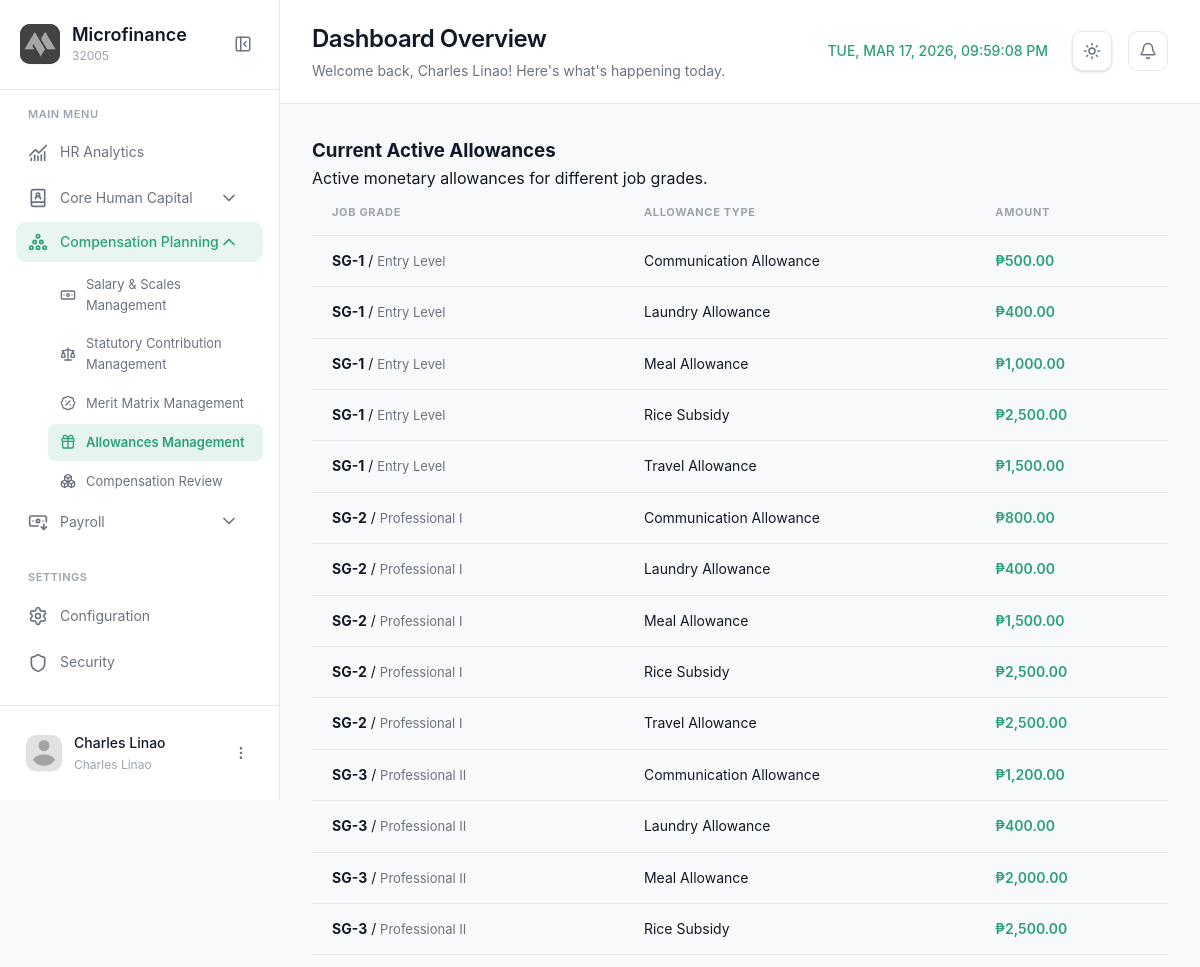
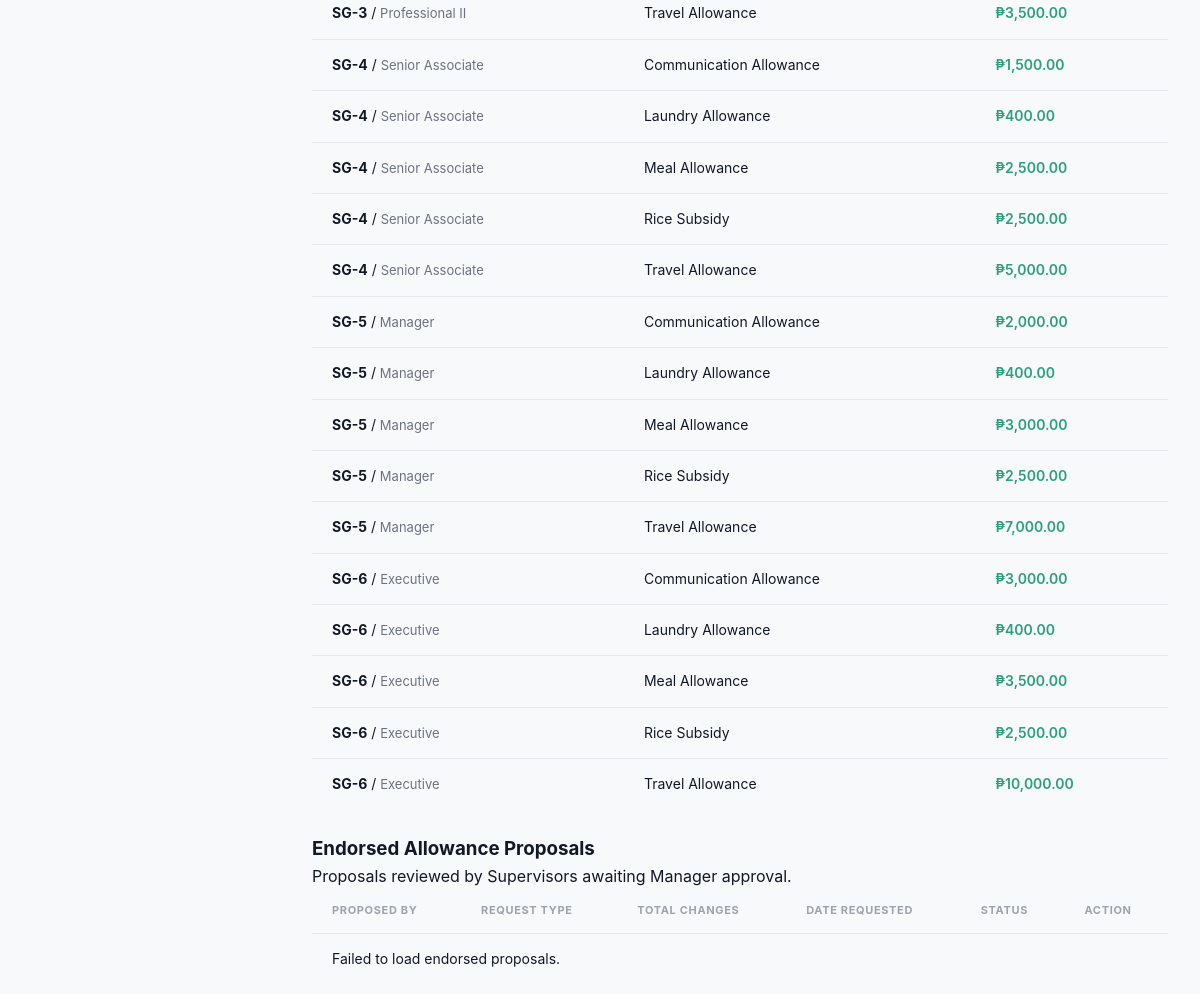
Screenshot of /modules/manager/allowancemgt.php (signed in) with the database file from the repository (2 pictures, top to bottom).
### tables this page shows
CREATE TABLE `grade_allowances` (
  `GradeAllowanceID` int(11) NOT NULL,
  `period_id` int(11) DEFAULT NULL,
  `SalaryGradeID` int(11) NOT NULL,
  `AllowanceTypeID` int(11) NOT NULL,
  `Amount` decimal(12,2) NOT NULL DEFAULT 0.00,
  `CreatedAt` timestamp NOT NULL DEFAULT current_timestamp(),
  `UpdatedAt` timestamp NOT NULL DEFAULT current_timestamp() ON UPDATE current_timestamp()
);

CREATE TABLE `salary_grades` (
  `SalaryGradeID` int(11) NOT NULL,
  `period_id` int(11) DEFAULT NULL,
  `GradeLevel` varchar(10) NOT NULL,
  `GradeName` varchar(100) DEFAULT NULL,
  `MinSalary` decimal(15,2) NOT NULL,
  `MaxSalary` decimal(15,2) NOT NULL,
  `MidSalary` decimal(15,2) GENERATED ALWAYS AS ((`MinSalary` + `MaxSalary`) / 2) STORED,
  `Currency` varchar(10) DEFAULT 'PHP',
  `IsActive` tinyint(1) DEFAULT 1,
  `CreatedAt` timestamp NOT NULL DEFAULT current_timestamp(),
  `UpdatedAt` timestamp NULL DEFAULT NULL ON UPDATE current_timestamp(),
  `Description` varchar(255) DEFAULT NULL
);

CREATE TABLE `allowance_types` (
  `AllowanceTypeID` int(11) NOT NULL,
  `AllowanceName` varchar(100) NOT NULL,
  `IsTaxable` tinyint(1) DEFAULT 0,
  `Frequency` enum('Monthly','Annual','Daily') DEFAULT 'Monthly',
  `CreatedAt` timestamp NOT NULL DEFAULT current_timestamp(),
  `UpdatedAt` timestamp NOT NULL DEFAULT current_timestamp() ON UPDATE current_timestamp()
);

### modules/manager/allowancemgt.php (the view, shortened to what this page needs)
<?php
require_once '../../config/config.php';
$sql = "SELECT ga.GradeAllowanceID as AllowanceID, sg.GradeLevel, sg.GradeName, at.AllowanceName, ga.Amount
        FROM grade_allowances ga
        JOIN salary_grades sg ON ga.SalaryGradeID = sg.SalaryGradeID
        JOIN allowance_types at ON ga.AllowanceTypeID = at.AllowanceTypeID
        ORDER BY sg.GradeLevel ASC, at.AllowanceName ASC";
$result = $conn->query($sql);
$active_allowances = [];
if ($result) {
    while ($row = $result->fetch_assoc()) {
        $active_allowances[] = $row;
    }
}
$page = 'allowancemgt';
$module = 'planning';
?>
<!DOCTYPE html>
<html lang="en">
<head>
  <link rel="stylesheet" href="../../css/allowancemgt.css?v=1.2">
  <link rel="stylesheet" href="../../css/notifications.css?v=1.1">
</head>
<body>
  <aside class="sidebar" id="sidebar">
    <div class="sidebar-header">
      <div class="logo-container">
        <div class="logo-wrapper">
          <img src="../../img/logo.png" alt="Logo" class="logo">
        </div>
        <div class="logo-text">
          <h2 class="app-name">Microfinance</h2>
          <span class="app-tagline">32005</span>
        </div>
      </div>
      <button class="sidebar-toggle" id="sidebarToggle">
        <i data-lucide="panel-left-close"></i>
      </button>
    </div>
    <nav class="sidebar-nav">
      <div class="nav-section">
        <span class="nav-section-title">MAIN MENU</span>
        <a href="dashboard.php" class="nav-item <?php echo ($page === 'dashboard') ? 'active' : ''; ?>">
          <i data-lucide="chart-no-axes-combined"></i>
          <span>HR Analytics</span>
        </a>
        <div class="nav-item-group <?php echo ($module === 'banking') ? 'active' : ''; ?>">
          <button class="nav-item has-submenu <?php echo ($module === 'banking') ? 'active' : ''; ?>" data-module="banking">
            <div class="nav-item-content">
              <i data-lucide="book-user"></i>
              <span>Core Human Capital</span>
            </div>
            <i data-lucide="chevron-down" class="submenu-icon"></i>
          </button>
        </div>
                <div class="nav-item-group <?php echo ($module === 'planning') ? 'active' : ''; ?>">
          <button class="nav-item has-submenu <?php echo ($module === 'planning') ? 'active' : ''; ?>" data-module="planning">
            <div class="nav-item-content">
              <i data-lucide="circle-pile"></i>
              <span>Compensation Planning</span>
            </div>
            <i data-lucide="chevron-down" class="submenu-icon"></i>
          </button>
           <div class="submenu <?php echo ($module === 'planning') ? 'active' : ''; ?>" id="submenu-planning">
             <a href="salarymgt.php" class="submenu-item <?php echo ($page === 'salarymgt') ? 'active' : ''; ?>">
              <i data-lucide="banknote"></i>
              <span>Salary & Scales Management</span>
            </a>
             <a href="statutorymgt.php" class="submenu-item <?php echo ($page === 'statutorymgt') ? 'active' : ''; ?>">
              <i data-lucide="scale"></i>
              <span>Statutory Contribution Management</span>
            </a>
            <a href="meritmatrixmgt.php" class="submenu-item <?php echo ($page === 'meritmatrixmgt') ? 'active' : ''; ?>">
              <i data-lucide="badge-percent"></i>
              <span>Merit Matrix Management</span>
            </a>
             <a href="allowancemgt.php" class="submenu-item <?php echo ($page === 'allowancemgt') ? 'active' : ''; ?>">
              <i data-lucide="gift"></i>
              <span>Allowances Management</span>
            </a>
             <a href="compensationrev.php" class="submenu-item <?php echo ($page === 'compensationrev') ? 'active' : ''; ?>">
              <i data-lucide="boxes"></i>
              <span>Compensation Review</span>
            </a>
          </div>
        </div>
                <div class="nav-item-group <?php echo ($module === 'payroll') ? 'active' : ''; ?>">
          <button class="nav-item has-submenu <?php echo ($module === 'payroll') ? 'active' : ''; ?>" data-module="payroll">
            <div class="nav-item-content">
              <i data-lucide="banknote-arrow-down"></i>
              <span>Payroll</span>
            </div>
            <i data-lucide="chevron-down" class="submenu-icon"></i>
          </button>
        </div>
      </div>
      <div class="nav-section">
        <span class="nav-section-title">SETTINGS</span>
        <a href="#" class="nav-item">
          <i data-lucide="settings"></i>
          <span>Configuration</span>
        </a>
        <a href="#" class="nav-item">
          <i data-lucide="shield"></i>
          <span>Security</span>
        </a>
      </div>
    </nav>
    <div class="sidebar-footer">
      <div class="user-profile">
        <div class="user-avatar">
          <img src="../../img/profile.png" alt="User">
        </div>
        <div class="user-info">
          <span class="user-name"><?php echo htmlspecialchars($_SESSION['username'] ?? 'Manager'); ?></span>
          <span class="user-role"><?php echo htmlspecialchars($_SESSION['user_role'] ?? 'HR Manager'); ?></span>
        </div>
        <button class="user-menu-btn" id="userMenuBtn">
          <i data-lucide="more-vertical"></i>
        </button>
      </div>
    </div>
  </aside>
  <main class="main-content">
    <header class="page-header">
      <div class="header-left">
        <div class="header-title">
          <h1>Dashboard Overview</h1>
          <p>Welcome back, <?php echo htmlspecialchars($_SESSION['username'] ?? 'User'); ?>! Here's what's happening today.</p>
        </div>
      </div>
      <div class="header-right">
                        <div class="header-clock">
          <span id="realTimeClock"></span>
        </div>
        <button class="theme-toggle" id="themeToggle" aria-label="Toggle theme">
          <i data-lucide="sun" class="sun-icon"></i>
        </button>
        <div class="header-notifications" style="position: relative;">
          <button class="icon-btn" id="notifBtn">
            <i data-lucide="bell"></i>
          </button>
        </div>
      </div>
    </header>
    <div class="content-wrapper">
        <div class="content-card">
            <div class="card-header">
                <div class="card-header-left">
                    <h3 class="card-title">Current Active Allowances</h3>
                    <p class="card-subtitle">Active monetary allowances for different job grades.</p>
                </div>
            </div>
            <div class="card-body">
                <div class="data-table">
                    <table id="currentAllowanceTable">
                        <thead>
                            <tr>
                                <th>Job Grade</th>
                                <th>Allowance Type</th>
                                <th>Amount</th>
                            </tr>
                        </thead>
                        <tbody>
                            <?php foreach ($active_allowances as $setting): ?>
                            <tr data-id="<?php echo $setting['AllowanceID']; ?>">
                                <td><strong><?php echo htmlspecialchars($setting['GradeLevel']); ?></strong> / <span style="font-size:13px; color:var(--text-secondary);"><?php echo htmlspecialchars($setting['GradeName']); ?></span></td>
                                <td><?php echo htmlspecialchars($setting['AllowanceName']); ?></td>
                                <td style="color:var(--brand-green); font-weight:600;">&#8369;<?php echo number_format($setting['Amount'], 2); ?></td>
                            </tr>
                            <?php endforeach; ?>
                        </tbody>
                    </table>
                </div>
            </div>
        </div>
        <div class="content-card" style="margin-top: 24px;">
            <div class="card-header">
                <div class="card-header-left">
                    <h3 class="card-title">Endorsed Allowance Proposals</h3>
                    <p class="card-subtitle">Proposals reviewed by Supervisors awaiting Manager approval.</p>
                </div>
            </div>
            <div class="card-body">
                <div class="data-table">
                    <table id="endorsedProposalsTable">
                        <thead>
                            <tr>
                                <th>Proposed By</th>
                                <th>Request Type</th>
                                <th>Total Changes</th>
                                <th>Date Requested</th>
                                <th>Status</th>
                                <th>Action</th>
                            </tr>
                        </thead>
                        <tbody id="endorsedProposalsBody">
                        </tbody>
                    </table>
                </div>
            </div>
        </div>
    </div>
  </main>
</body>
</html>

### css/notifications.css (style rules this page uses)
.icon-btn { position: relative; width: 40px; height: 40px; border-radius: 10px; background: var(--surface); border: 1px solid var(--border-color); cursor: pointer; display: flex; align-items: center; justify-content: center; color: var(--text-secondary); transition: var(--transition); flex-shrink: 0; }

### rows the page displays
grade_allowances: SalaryGradeID.GradeLevel "SG-1", SalaryGradeID.GradeName "Entry Level", AllowanceTypeID.AllowanceName "Communication Allowance", Amount "500.00"
grade_allowances: SalaryGradeID.GradeLevel "SG-1", SalaryGradeID.GradeName "Entry Level", AllowanceTypeID.AllowanceName "Laundry Allowance", Amount "400.00"
grade_allowances: SalaryGradeID.GradeLevel "SG-1", SalaryGradeID.GradeName "Entry Level", AllowanceTypeID.AllowanceName "Meal Allowance", Amount "1,000.00"
grade_allowances: SalaryGradeID.GradeLevel "SG-1", SalaryGradeID.GradeName "Entry Level", AllowanceTypeID.AllowanceName "Rice Subsidy", Amount "2,500.00"
grade_allowances: SalaryGradeID.GradeLevel "SG-1", SalaryGradeID.GradeName "Entry Level", AllowanceTypeID.AllowanceName "Travel Allowance", Amount "1,500.00"
grade_allowances: SalaryGradeID.GradeLevel "SG-2", SalaryGradeID.GradeName "Professional I", AllowanceTypeID.AllowanceName "Communication Allowance", Amount "800.00"
grade_allowances: SalaryGradeID.GradeLevel "SG-2", SalaryGradeID.GradeName "Professional I", AllowanceTypeID.AllowanceName "Laundry Allowance", Amount "400.00"
grade_allowances: SalaryGradeID.GradeLevel "SG-2", SalaryGradeID.GradeName "Professional I", AllowanceTypeID.AllowanceName "Meal Allowance", Amount "1,500.00"
grade_allowances: SalaryGradeID.GradeLevel "SG-2", SalaryGradeID.GradeName "Professional I", AllowanceTypeID.AllowanceName "Rice Subsidy", Amount "2,500.00"
grade_allowances: SalaryGradeID.GradeLevel "SG-2", SalaryGradeID.GradeName "Professional I", AllowanceTypeID.AllowanceName "Travel Allowance", Amount "2,500.00"
grade_allowances: SalaryGradeID.GradeLevel "SG-3", SalaryGradeID.GradeName "Professional II", AllowanceTypeID.AllowanceName "Communication Allowance", Amount "1,200.00"
grade_allowances: SalaryGradeID.GradeLevel "SG-3", SalaryGradeID.GradeName "Professional II", AllowanceTypeID.AllowanceName "Laundry Allowance", Amount "400.00"
grade_allowances: SalaryGradeID.GradeLevel "SG-3", SalaryGradeID.GradeName "Professional II", AllowanceTypeID.AllowanceName "Meal Allowance", Amount "2,000.00"
grade_allowances: SalaryGradeID.GradeLevel "SG-3", SalaryGradeID.GradeName "Professional II", AllowanceTypeID.AllowanceName "Rice Subsidy", Amount "2,500.00"
grade_allowances: SalaryGradeID.GradeLevel "SG-3", SalaryGradeID.GradeName "Professional II", AllowanceTypeID.AllowanceName "Travel Allowance", Amount "3,500.00"
grade_allowances: SalaryGradeID.GradeLevel "SG-4", SalaryGradeID.GradeName "Senior Associate", AllowanceTypeID.AllowanceName "Communication Allowance", Amount "1,500.00"
grade_allowances: SalaryGradeID.GradeLevel "SG-4", SalaryGradeID.GradeName "Senior Associate", AllowanceTypeID.AllowanceName "Laundry Allowance", Amount "400.00"
grade_allowances: SalaryGradeID.GradeLevel "SG-4", SalaryGradeID.GradeName "Senior Associate", AllowanceTypeID.AllowanceName "Meal Allowance", Amount "2,500.00"
grade_allowances: SalaryGradeID.GradeLevel "SG-4", SalaryGradeID.GradeName "Senior Associate", AllowanceTypeID.AllowanceName "Rice Subsidy", Amount "2,500.00"
grade_allowances: SalaryGradeID.GradeLevel "SG-4", SalaryGradeID.GradeName "Senior Associate", AllowanceTypeID.AllowanceName "Travel Allowance", Amount "5,000.00"
grade_allowances: SalaryGradeID.GradeLevel "SG-5", SalaryGradeID.GradeName "Manager", AllowanceTypeID.AllowanceName "Communication Allowance", Amount "2,000.00"
grade_allowances: SalaryGradeID.GradeLevel "SG-5", SalaryGradeID.GradeName "Manager", AllowanceTypeID.AllowanceName "Laundry Allowance", Amount "400.00"
grade_allowances: SalaryGradeID.GradeLevel "SG-5", SalaryGradeID.GradeName "Manager", AllowanceTypeID.AllowanceName "Meal Allowance", Amount "3,000.00"
grade_allowances: SalaryGradeID.GradeLevel "SG-5", SalaryGradeID.GradeName "Manager", AllowanceTypeID.AllowanceName "Rice Subsidy", Amount "2,500.00"
grade_allowances: SalaryGradeID.GradeLevel "SG-5", SalaryGradeID.GradeName "Manager", AllowanceTypeID.AllowanceName "Travel Allowance", Amount "7,000.00"
grade_allowances: SalaryGradeID.GradeLevel "SG-6", SalaryGradeID.GradeName "Executive", AllowanceTypeID.AllowanceName "Communication Allowance", Amount "3,000.00"
grade_allowances: SalaryGradeID.GradeLevel "SG-6", SalaryGradeID.GradeName "Executive", AllowanceTypeID.AllowanceName "Laundry Allowance", Amount "400.00"
grade_allowances: SalaryGradeID.GradeLevel "SG-6", SalaryGradeID.GradeName "Executive", AllowanceTypeID.AllowanceName "Meal Allowance", Amount "3,500.00"
grade_allowances: SalaryGradeID.GradeLevel "SG-6", SalaryGradeID.GradeName "Executive", AllowanceTypeID.AllowanceName "Rice Subsidy", Amount "2,500.00"
grade_allowances: SalaryGradeID.GradeLevel "SG-6", SalaryGradeID.GradeName "Executive", AllowanceTypeID.AllowanceName "Travel Allowance", Amount "10,000.00"

### other values shown
$_SESSION['username'] "Charles Linao"
$_SESSION['user_role'] "Charles Linao"
